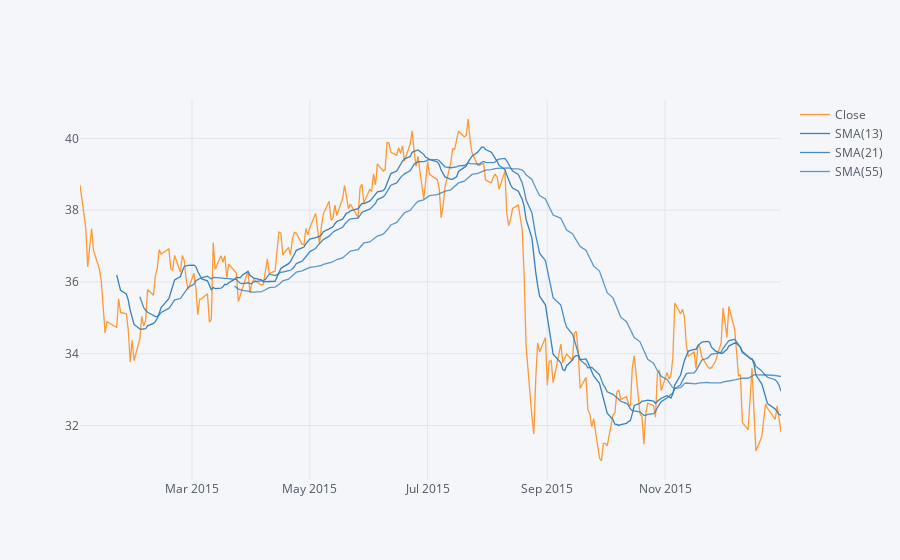

The notebook cell this image was saved under:
### Markdown cell above
** Use .ta_plot(study='sma') to create a Simple Moving Averages plot of Morgan Stanley for the year 2015.**

### Code cell
#TA - TECHNICAL ANALYSIS PLOT CAPABILITIES OF CUFFLINKS
ms['Close'].loc['2015-01-01':'2016-01-01'].ta_plot(study='sma',periods=[13,21,55])

### Figure 1 — Plotly figure (JSON) as saved in the notebook; plotly's stock layout.template omitted (floating-point values rounded to 4 significant figures; data arrays with more than 128 entries replaced by an {"elided": "..."} marker saying what was removed)
{"data": [{"line": {"color": "rgba(255, 153, 51, 1.0)", "dash": "solid", "shape": "linear", "width": 1.3}, "mode": "lines", "name": "Close", "text": "", "type": "scatter", "x": {"elided": "252 str values"}, "y": {"elided": "252 float values"}}, {"line": {"color": "rgba(55, 128, 191, 1.0)", "dash": "solid", "shape": "linear", "width": 1.3}, "mode": "lines", "name": "SMA(13)", "text": "", "type": "scatter", "x": {"elided": "252 str values"}, "y": {"elided": "252 mixed values"}}, {"line": {"color": "rgba(55, 128, 191, 0.8999999999999999)", "dash": "solid", "shape": "linear", "width": 1.3}, "mode": "lines", "name": "SMA(21)", "text": "", "type": "scatter", "x": {"elided": "252 str values"}, "y": {"elided": "252 mixed values"}}, {"line": {"color": "rgba(55, 128, 191, 0.7999999999999998)", "dash": "solid", "shape": "linear", "width": 1.3}, "mode": "lines", "name": "SMA(55)", "text": "", "type": "scatter", "x": {"elided": "252 str values"}, "y": {"elided": "252 mixed values"}}], "layout": {"legend": {"bgcolor": "#F5F6F9", "font": {"color": "#4D5663"}}, "paper_bgcolor": "#F5F6F9", "plot_bgcolor": "#F5F6F9", "title": {"font": {"color": "#4D5663"}}, "xaxis": {"gridcolor": "#E1E5ED", "showgrid": true, "tickfont": {"color": "#4D5663"}, "title": {"font": {"color": "#4D5663"}, "text": ""}, "zerolinecolor": "#E1E5ED"}, "yaxis": {"gridcolor": "#E1E5ED", "showgrid": true, "tickfont": {"color": "#4D5663"}, "title": {"font": {"color": "#4D5663"}, "text": ""}, "zerolinecolor": "#E1E5ED"}}}
